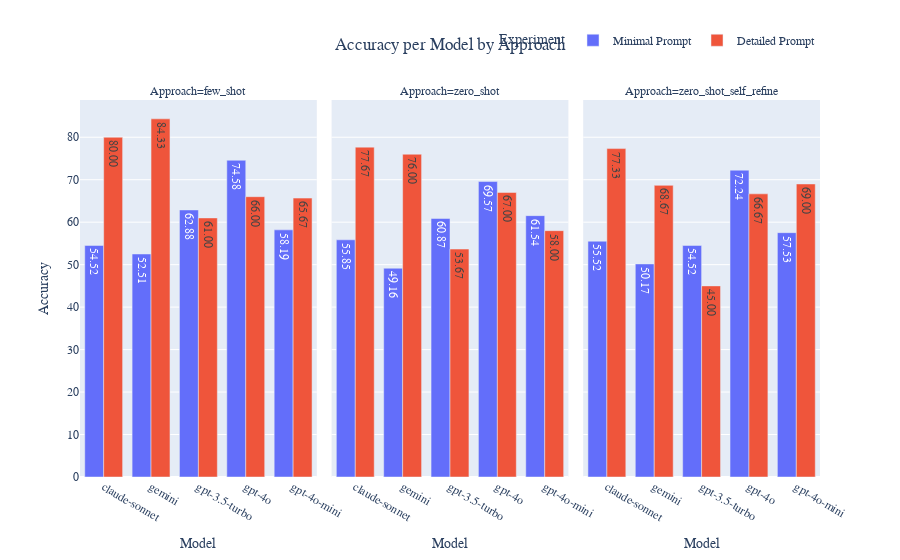

This figure's notebook cell:
### Code cell
import plotly.express as px

# Example: Combine data for side-by-side comparison
df1['Experiment'] = 'Minimal Prompt'
df2['Experiment'] = 'Detailed Prompt'
merged = pd.concat([df1, df2])

fig = px.bar(
    merged,
    x="Model",
    y="Accuracy",
    color="Experiment",
    barmode="group",
    facet_col="Approach",
    text_auto=".2f",  # adds value labels
    title="Accuracy per Model by Approach"
)
fig.update_layout(
    xaxis_title="Model",
    yaxis_title="Accuracy",
    title_x=0.5,
    font=dict(family="Arial", size=12),
    # legend_title="Experiment"
)
fig.update_layout(legend=dict(
    orientation="h",
    yanchor="bottom",
    y=1.12,
    xanchor="right",
    x=1
))
fig.show()

### Figure 1 — Plotly figure (JSON) as saved in the notebook; plotly's stock layout.template omitted (floating-point values rounded to 4 significant figures)
{"data": [{"alignmentgroup": "True", "hovertemplate": "Experiment=Minimal Prompt<br>Approach=few_shot<br>Model=%{x}<br>Accuracy=%{y}<extra></extra>", "legendgroup": "Minimal Prompt", "marker": {"color": "#636efa", "pattern": {"shape": ""}}, "name": "Minimal Prompt", "offsetgroup": "Minimal Prompt", "orientation": "v", "showlegend": true, "textposition": "auto", "texttemplate": "%{y:.2f}", "type": "bar", "x": ["claude-sonnet", "gemini", "gpt-3.5-turbo", "gpt-4o", "gpt-4o-mini"], "xaxis": "x", "y": [54.52, 52.51, 62.88, 74.58, 58.19], "yaxis": "y"}, {"alignmentgroup": "True", "hovertemplate": "Experiment=Minimal Prompt<br>Approach=zero_shot<br>Model=%{x}<br>Accuracy=%{y}<extra></extra>", "legendgroup": "Minimal Prompt", "marker": {"color": "#636efa", "pattern": {"shape": ""}}, "name": "Minimal Prompt", "offsetgroup": "Minimal Prompt", "orientation": "v", "showlegend": false, "textposition": "auto", "texttemplate": "%{y:.2f}", "type": "bar", "x": ["claude-sonnet", "gemini", "gpt-3.5-turbo", "gpt-4o", "gpt-4o-mini"], "xaxis": "x2", "y": [55.85, 49.16, 60.87, 69.57, 61.54], "yaxis": "y2"}, {"alignmentgroup": "True", "hovertemplate": "Experiment=Minimal Prompt<br>Approach=zero_shot_self_refine<br>Model=%{x}<br>Accuracy=%{y}<extra></extra>", "legendgroup": "Minimal Prompt", "marker": {"color": "#636efa", "pattern": {"shape": ""}}, "name": "Minimal Prompt", "offsetgroup": "Minimal Prompt", "orientation": "v", "showlegend": false, "textposition": "auto", "texttemplate": "%{y:.2f}", "type": "bar", "x": ["claude-sonnet", "gemini", "gpt-3.5-turbo", "gpt-4o", "gpt-4o-mini"], "xaxis": "x3", "y": [55.52, 50.17, 54.52, 72.24, 57.53], "yaxis": "y3"}, {"alignmentgroup": "True", "hovertemplate": "Experiment=Detailed Prompt<br>Approach=few_shot<br>Model=%{x}<br>Accuracy=%{y}<extra></extra>", "legendgroup": "Detailed Prompt", "marker": {"color": "#EF553B", "pattern": {"shape": ""}}, "name": "Detailed Prompt", "offsetgroup": "Detailed Prompt", "orientation": "v", "showlegend": true, "textposition": "auto", "texttemplate": "%{y:.2f}", "type": "bar", "x": ["claude-sonnet", "gemini", "gpt-3.5-turbo", "gpt-4o", "gpt-4o-mini"], "xaxis": "x", "y": [80, 84.33, 61, 66, 65.67], "yaxis": "y"}, {"alignmentgroup": "True", "hovertemplate": "Experiment=Detailed Prompt<br>Approach=zero_shot<br>Model=%{x}<br>Accuracy=%{y}<extra></extra>", "legendgroup": "Detailed Prompt", "marker": {"color": "#EF553B", "pattern": {"shape": ""}}, "name": "Detailed Prompt", "offsetgroup": "Detailed Prompt", "orientation": "v", "showlegend": false, "textposition": "auto", "texttemplate": "%{y:.2f}", "type": "bar", "x": ["claude-sonnet", "gemini", "gpt-3.5-turbo", "gpt-4o", "gpt-4o-mini"], "xaxis": "x2", "y": [77.67, 76, 53.67, 67, 58], "yaxis": "y2"}, {"alignmentgroup": "True", "hovertemplate": "Experiment=Detailed Prompt<br>Approach=zero_shot_self_refine<br>Model=%{x}<br>Accuracy=%{y}<extra></extra>", "legendgroup": "Detailed Prompt", "marker": {"color": "#EF553B", "pattern": {"shape": ""}}, "name": "Detailed Prompt", "offsetgroup": "Detailed Prompt", "orientation": "v", "showlegend": false, "textposition": "auto", "texttemplate": "%{y:.2f}", "type": "bar", "x": ["claude-sonnet", "gemini", "gpt-3.5-turbo", "gpt-4o", "gpt-4o-mini"], "xaxis": "x3", "y": [77.33, 68.67, 45, 66.67, 69], "yaxis": "y3"}], "layout": {"annotations": [{"font": {}, "showarrow": false, "text": "Approach=few_shot", "x": 0.16, "xanchor": "center", "xref": "paper", "y": 1, "yanchor": "bottom", "yref": "paper"}, {"font": {}, "showarrow": false, "text": "Approach=zero_shot", "x": 0.5, "xanchor": "center", "xref": "paper", "y": 1, "yanchor": "bottom", "yref": "paper"}, {"font": {}, "showarrow": false, "text": "Approach=zero_shot_self_refine", "x": 0.84, "xanchor": "center", "xref": "paper", "y": 1, "yanchor": "bottom", "yref": "paper"}], "barmode": "group", "font": {"family": "Arial", "size": 12}, "legend": {"orientation": "h", "title": {"text": "Experiment"}, "tracegroupgap": 0, "x": 1, "xanchor": "right", "y": 1.12, "yanchor": "bottom"}, "title": {"text": "Accuracy per Model by Approach", "x": 0.5}, "xaxis": {"anchor": "y", "domain": [0, 0.32], "title": {"text": "Model"}}, "xaxis2": {"anchor": "y2", "domain": [0.34, 0.66], "matches": "x", "title": {"text": "Model"}}, "xaxis3": {"anchor": "y3", "domain": [0.68, 1.0], "matches": "x", "title": {"text": "Model"}}, "yaxis": {"anchor": "x", "domain": [0, 1], "title": {"text": "Accuracy"}}, "yaxis2": {"anchor": "x2", "domain": [0, 1], "matches": "y", "showticklabels": false}, "yaxis3": {"anchor": "x3", "domain": [0, 1], "matches": "y", "showticklabels": false}}}
